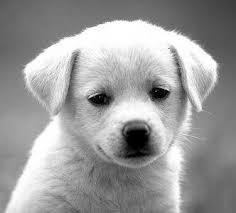
%> input picture tugas-2/task1/test_images/gray1.jpeg, 236 x 213 px
$ octave main_highpass.m   (GNU Octave 9; MATLAB toolbox functions it lacks are replaced by stand-ins)
%> lines starting %> are read from the running program, lines starting %| are printed output that depends on the picture; in (x1, y1, x2, y2) boxes, pixels count from 0 and x2, y2 are one past the last pixel; in counts of white or black regions, pixels touching at a corner belong together; the program's own positions count from 1
%> further down, imgGray1 is the input picture: size 213x236x3 uint8; min 0, max 255, mean 155.7
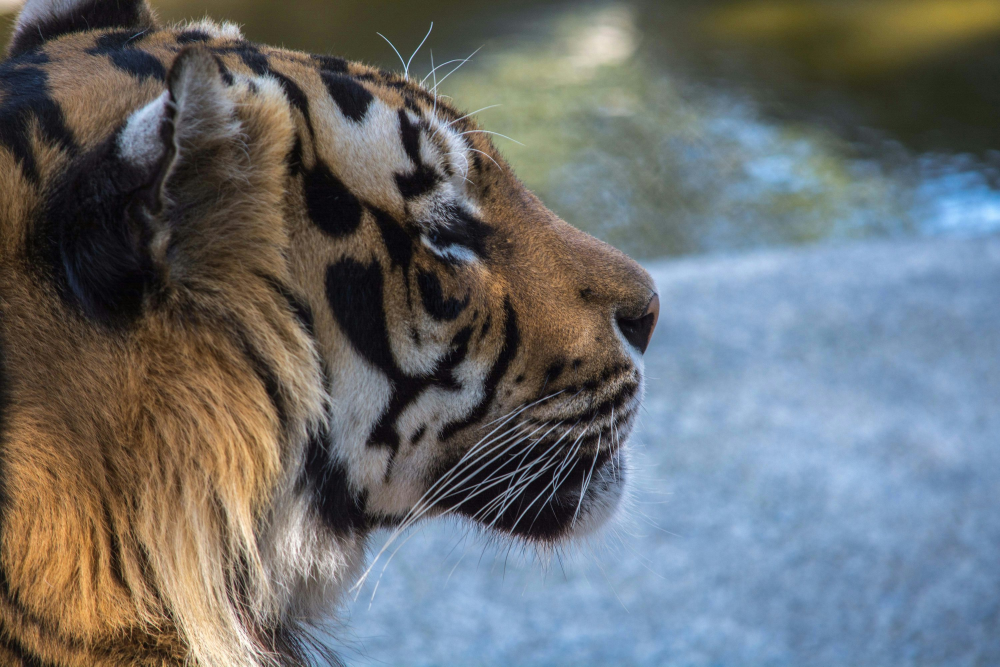
%> input picture tugas-2/task1/test_images/color1.jpeg, 3000 x 2000 px (shown at 1/3 size)
### tugas-2/task3/ihpf.m
function [output, H, spectrum] = ihpf(f, D0, usePadding)
%> called with D0 = 50, usePadding = true
% IHPF - Ideal High-Pass Filter dalam ranah frekuensi
%
% Syntax:
%   [output, H, spectrum] = ihpf(f, D0, usePadding)
%
% Input:
%   f          - Citra input (grayscale atau RGB)
%   D0         - Frekuensi cutoff
%   usePadding - true untuk padding 2x, false untuk tanpa padding (default: true)
%
% Output:
%   output     - Citra hasil filtering
%   H          - Filter yang digunakan
%   spectrum   - Struct berisi informasi spektrum
%
% Formula IHPF (Slide 49):
%   H(u,v) = 0 jika D(u,v) <= D0
%   H(u,v) = 1 jika D(u,v) > D0
%   dimana D(u,v) = sqrt((u - M/2)^2 + (v - N/2)^2)

    if nargin < 3
        usePadding = true;
    end

    f = im2double(f);
    [M, N, channels] = size(f);
%> M = 213; N = 236; channels = 3

    if usePadding
        P = 2*M;
%> P = 426
        Q = 2*N;
%> Q = 472
    else
        P = M;
        Q = N;
    end

    output = zeros(M, N, channels);
    for ch = 1:channels
        fc = f(:,:,ch);

        if usePadding
            fp = zeros(P, Q);
            fp(1:M, 1:N) = fc;
        else
            fp = fc;
        end

        F = fft2(fp);
        F_shifted = fftshift(F);

        u = 0:(P-1);
        v = 0:(Q-1);

        idx = find(u > P/2);
        u(idx) = u(idx) - P;
        idy = find(v > Q/2);
        v(idy) = v(idy) - Q;

        [V, U] = meshgrid(v, u);
        D = sqrt(U.^2 + V.^2);

        H = double(D > D0);
        H = fftshift(H);

        G = H .* F_shifted;

        G_unshifted = ifftshift(G);
        g = real(ifft2(G_unshifted));

        if usePadding
            g = g(1:M, 1:N);
        end

        output(:,:,ch) = g;

        if ch == 1
            spectrum.original = log(1 + abs(F_shifted));
            spectrum.filtered = log(1 + abs(G));
            spectrum.filter = H;
            spectrum.magnitude_original = abs(F_shifted);
            spectrum.magnitude_filtered = abs(G);
        end
    end
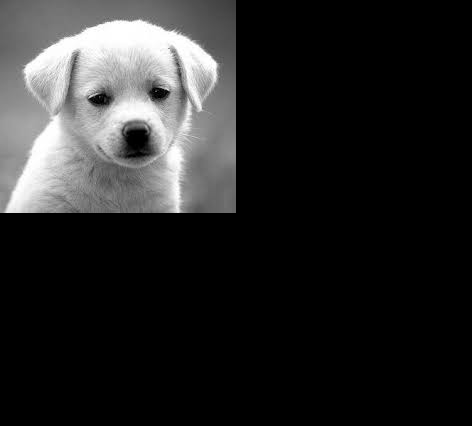
%> fp: size 426x472 double; min 0, max 1, mean 0.153
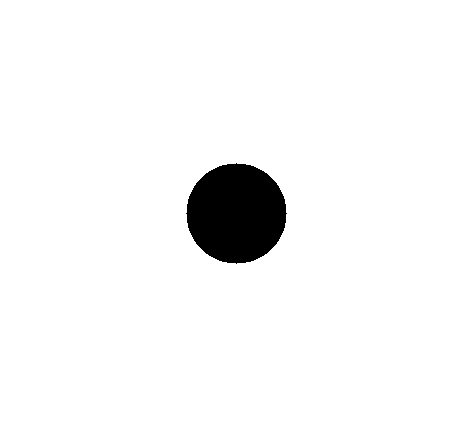
%> spectrum.filter: size 426x472 double; values 0 (black) and 1 (white), 96.1% white; 1 black region, box (x1, y1, x2, y2) and area: (186, 163, 287, 264) 7845
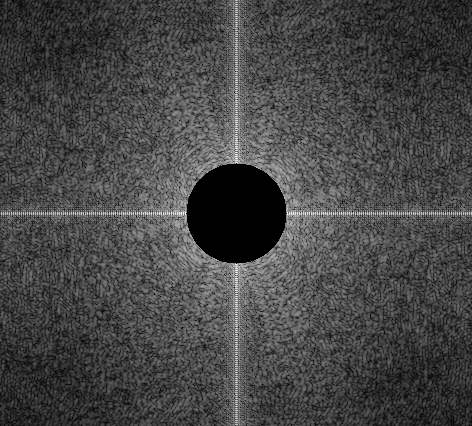
%> spectrum.filtered: size 426x472 double; min 0, max 5.84, mean 1.6; drawn with min black and max white
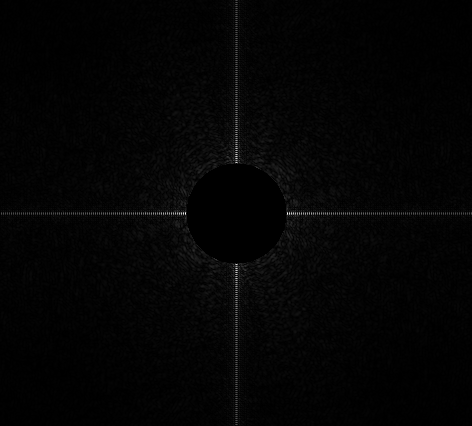
%> spectrum.magnitude_filtered: size 426x472 double; min 0, max 343, mean 6; drawn with min black and max white
%> after the loop, u = 426 values, max 213 at index 214, min -212 at index 215, mean 0.5; v = 472 values, max 236 at index 237, min -235 at index 238, mean 0.5

    output = mat2gray(output);
end

### tugas-2/task3/ghpf.m
function [output, H, spectrum] = ghpf(f, D0, usePadding)
%> called with D0 = 50, usePadding = true
% GHPF - Gaussian High-Pass Filter dalam ranah frekuensi
%
% Syntax:
%   [output, H, spectrum] = ghpf(f, D0, usePadding)
%
% Input:
%   f          - Citra input (grayscale atau RGB)
%   D0         - Frekuensi cutoff
%   usePadding - true untuk padding 2x, false untuk tanpa padding (default: true)
%
% Output:
%   output     - Citra hasil filtering
%   H          - Filter yang digunakan
%   spectrum   - Struct berisi informasi spektrum
%
% Formula GHPF (Slide 51):
%   H(u,v) = 1 - exp(-D^2(u,v) / (2*D0^2))
%   dimana D(u,v) = sqrt((u - M/2)^2 + (v - N/2)^2)
%
% GHPF tidak menimbulkan ringing effect
% karena tidak ada transisi tajam seperti IHPF

    if nargin < 3
        usePadding = true;
    end

    f = im2double(f);
    [M, N, channels] = size(f);

    if usePadding
        P = 2*M;
        Q = 2*N;
    else
        P = M;
        Q = N;
    end

    output = zeros(M, N, channels);

    for ch = 1:channels
        fc = f(:,:,ch);

        if usePadding
            fp = zeros(P, Q);
            fp(1:M, 1:N) = fc;
        else
            fp = fc;
        end

        F = fft2(fp);
        F_shifted = fftshift(F);

        u = 0:(P-1);
        v = 0:(Q-1);

        idx = find(u > P/2);
        u(idx) = u(idx) - P;
        idy = find(v > Q/2);
        v(idy) = v(idy) - Q;

        [V, U] = meshgrid(v, u);
        D = sqrt(U.^2 + V.^2);

        H_lp = exp(-(D.^2)./(2*(D0^2)));
        H = 1 - H_lp;
        H = fftshift(H);
        G = H .* F_shifted;

        G_unshifted = ifftshift(G);
        g = real(ifft2(G_unshifted));

        if usePadding
            g = g(1:M, 1:N);
        end

        output(:,:,ch) = g;

        if ch == 1
            spectrum.original = log(1 + abs(F_shifted));
            spectrum.filtered = log(1 + abs(G));
            spectrum.filter = H;
            spectrum.magnitude_original = abs(F_shifted);
            spectrum.magnitude_filtered = abs(G);
        end
    end

    output = mat2gray(output);
end

### tugas-2/task3/bhpf.m
function [output, H, spectrum] = bhpf(f, D0, n, usePadding)
%> called with D0 = 50, n = 2, usePadding = true
% BHPF - Butterworth High-Pass Filter dalam ranah frekuensi
%
% Syntax:
%   [output, H, spectrum] = bhpf(f, D0, n, usePadding)
%
% Input:
%   f          - Citra input (grayscale atau RGB)
%   D0         - Frekuensi cutoff
%   n          - Filter order (default: 2)
%   usePadding - true untuk padding 2x, false untuk tanpa padding (default: true)
%
% Output:
%   output     - Citra hasil filtering
%   H          - Filter yang digunakan
%   spectrum   - Struct berisi informasi spektrum
%
% Formula BHPF (Slide 51):
%   H(u,v) = 1 / (1 + [D0/D(u,v)]^(2n))
%   dimana D(u,v) = sqrt((u - M/2)^2 + (v - N/2)^2)
%
% Parameter n mengontrol ketajaman transisi:
%   - n kecil (1): transisi landai
%   - n besar (4,8): transisi tajam, mendekati IHPF

    if nargin < 3
        n = 2;
    end
    if nargin < 4
        usePadding = true;
    end

    f = im2double(f);
    [M, N, channels] = size(f);

    if usePadding
        P = 2*M;
        Q = 2*N;
    else
        P = M;
        Q = N;
    end

    output = zeros(M, N, channels);

    for ch = 1:channels
        fc = f(:,:,ch);

        if usePadding
            fp = zeros(P, Q);
            fp(1:M, 1:N) = fc;
        else
            fp = fc;
        end

        F = fft2(fp);
        F_shifted = fftshift(F);

        u = 0:(P-1);
        v = 0:(Q-1);

        idx = find(u > P/2);
        u(idx) = u(idx) - P;
        idy = find(v > Q/2);
        v(idy) = v(idy) - Q;

        [V, U] = meshgrid(v, u);
        D = sqrt(U.^2 + V.^2);

        D(D == 0) = eps;
        H = 1 ./ (1 + (D0 ./D).^(2*n));
        H = fftshift(H);

        G = H .* F_shifted;

        G_unshifted = ifftshift(G);
        g = real(ifft2(G_unshifted));

        if usePadding
            g = g(1:M, 1:N);
        end

        output(:,:,ch) = g;

        if ch == 1
            spectrum.original = log(1 + abs(F_shifted));
            spectrum.filtered = log(1 + abs(G));
            spectrum.filter = H;
            spectrum.magnitude_original = abs(F_shifted);
            spectrum.magnitude_filtered = abs(G);
        end
    end
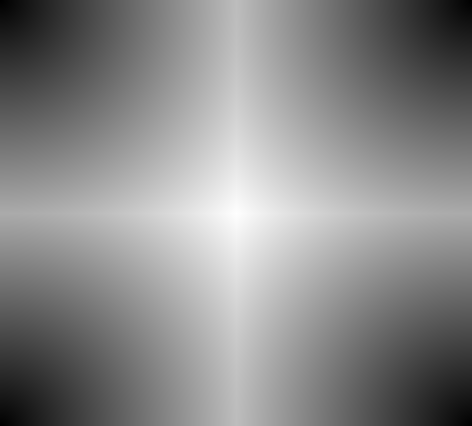
%> D: size 426x472 double; min 2.22e-16, max 317.9, mean 171.9; drawn with min black and max white

    output = mat2gray(output);
end

### tugas-2/task3/main_highpass.m
%% MAIN_HIGHPASS - High-Pass Filtering dalam Ranah Frekuensi
%
% Fitur:
%   - IHPF (Ideal High-Pass Filter)
%   - GHPF (Gaussian High-Pass Filter)
%   - BHPF (Butterworth High-Pass Filter)
%   - Support citra grayscale dan RGB
%   - Demonstrasi ringing effect (Slide 24-25)
%   - Visualisasi 3D mesh (Slide 21, 33, 39)
clear; clc; close all;

fprintf('================================================================\n');
fprintf('    HIGH-PASS FILTERING DALAM RANAH FREKUENSI\n');
fprintf('    IHPF, GHPF, dan BHPF\n');
fprintf('================================================================\n\n');

%% 1. SETUP
fprintf('1. SETUP\n');
addpath(genpath('.'));

%% 2. LOAD TEST IMAGES
fprintf('2. LOAD TEST IMAGES\n');

% Grayscale images
try
    imgGray1 = imread('cameraman.tif');
    fprintf('   Grayscale 1: cameraman.tif\n');
catch
    try
        imgGray1 = imread('../task1/test_images/gray1.jpeg');
        fprintf('   Grayscale 1: gray1.jpeg\n');
    catch
        imgGray1 = uint8(rand(256,256)*255);
        fprintf('   Grayscale 1: random image\n');
    end
end

try
    imgGray2 = imread('pout.tif');
    fprintf('   Grayscale 2: pout.tif\n');
catch
    imgGray2 = uint8(rand(256,256)*255);
    fprintf('   Grayscale 2: random image\n');
end

% Color images
try
    imgColor1 = imread('peppers.png');
    fprintf('   Color 1: peppers.png\n');
catch
    try
        imgColor1 = imread('../task1/test_images/color1.jpeg');
        fprintf('   Color 1: color1.jpeg\n');
    catch
        imgColor1 = uint8(rand(256,256,3)*255);
        fprintf('   Color 1: random image\n');
    end
end

try
    imgColor2 = imread('autumn.tif');
    fprintf('   Color 2: autumn.tif\n');
catch
    imgColor2 = uint8(rand(256,256,3)*255);
    fprintf('   Color 2: random image\n');
end

fprintf('\n');

%% 3. PARAMETER FILTERING
fprintf('3. PARAMETER FILTERING\n');

D0 = 50;
n_butterworth = 2;
usePadding = true;

fprintf('   Cutoff frequency (D0): %d\n', D0);
fprintf('   Butterworth order (n): %d\n', n_butterworth);
fprintf('   Padding: %s\n\n', iif(usePadding, '2x (P=2M, Q=2N)', 'No padding'));

%% 4. TEST 1 - BASIC HPF PADA GRAYSCALE
fprintf('4. TEST 1: BASIC HIGH-PASS FILTERING - GRAYSCALE\n');
fprintf('   Formula:\n');
fprintf('   - IHPF: H(u,v) = 0 jika D<=D0, 1 jika D>D0 (Slide 49)\n');
fprintf('   - GHPF: H(u,v) = 1 - exp(-D^2/(2*D0^2)) (Slide 51)\n');
fprintf('   - BHPF: H(u,v) = 1/(1 + [D0/D]^(2n)) (Slide 51)\n\n');

fprintf('   Applying IHPF... ');
tic; [ihpf_gray1, H_ihpf, spectrum_ihpf] = ihpf(imgGray1, D0, usePadding); time_ihpf = toc;
fprintf('Done (%.4fs)\n', time_ihpf);

fprintf('   Applying GHPF... ');
tic; [ghpf_gray1, H_ghpf, spectrum_ghpf] = ghpf(imgGray1, D0, usePadding); time_ghpf = toc;
fprintf('Done (%.4fs)\n', time_ghpf);

fprintf('   Applying BHPF... ');
tic; [bhpf_gray1, H_bhpf, spectrum_bhpf] = bhpf(imgGray1, D0, n_butterworth, usePadding); time_bhpf = toc;
fprintf('Done (%.4fs)\n\n', time_bhpf);

figure('Name', 'Test 1: HPF Grayscale - Basic Results', 'Position', [50 50 1400 900]);

subplot(3, 4, 1);
imshow(imgGray1);
title('Original Grayscale');

subplot(3, 4, 2);
imshow(ihpf_gray1);
title(sprintf('IHPF D0=%d', D0));

subplot(3, 4, 3);
imshow(ghpf_gray1);
title(sprintf('GHPF D0=%d', D0));

subplot(3, 4, 4);
imshow(bhpf_gray1);
title(sprintf('BHPF D0=%d n=%d', D0, n_butterworth));

subplot(3, 4, 5);
text(0.5, 0.5, 'Filter H(u,v)', 'HorizontalAlignment', 'center', 'FontSize', 11, 'FontWeight', 'bold');
axis off;

subplot(3, 4, 6);
imshow(H_ihpf);
title('IHPF Filter');
colorbar;

subplot(3, 4, 7);
imshow(H_ghpf);
title('GHPF Filter');
colorbar;

subplot(3, 4, 8);
imshow(H_bhpf);
title('BHPF Filter');
colorbar;

subplot(3, 4, 9);
imshow(log(1 + abs(fftshift(fft2(double(imgGray1))))), []);
title('Original Spectrum');
colormap(gca, 'jet');

subplot(3, 4, 10);
imshow(spectrum_ihpf.filtered, []);
title('IHPF Spectrum');
colormap(gca, 'jet');

subplot(3, 4, 11);
imshow(spectrum_ghpf.filtered, []);
title('GHPF Spectrum');
colormap(gca, 'jet');

subplot(3, 4, 12);
imshow(spectrum_bhpf.filtered, []);
title('BHPF Spectrum');
colormap(gca, 'jet');

sgtitle('Test 1: High-Pass Filtering - Grayscale', 'FontSize', 14, 'FontWeight', 'bold');

%% 5. TEST 2 - 3D FILTER VISUALIZATION
fprintf('5. TEST 2: 3D FILTER VISUALIZATION \n');
fprintf('   Mesh plot untuk melihat karakteristik filter\n\n');

figure('Name', 'Test 2: 3D Filter Visualization (mesh)', 'Position', [100 100 1400 400]);

subplot(1, 3, 1);
mesh(H_ihpf);
title('IHPF - 3D View');
xlabel('u'); ylabel('v'); zlabel('H(u,v)');
colormap(gca, 'jet');
view(45, 30);

subplot(1, 3, 2);
mesh(H_ghpf);
title('GHPF - 3D View');
xlabel('u'); ylabel('v'); zlabel('H(u,v)');
colormap(gca, 'jet');
view(45, 30);

subplot(1, 3, 3);
mesh(H_bhpf);
title(sprintf('BHPF (n=%d) - 3D View', n_butterworth));
xlabel('u'); ylabel('v'); zlabel('H(u,v)');
colormap(gca, 'jet');
view(45, 30);

sgtitle('3D Filter Visualization (Slide 21, 33, 39)', 'FontSize', 12, 'FontWeight', 'bold');

%% 6. TEST 3 - FILTER CROSS-SECTION (1D Profile)
fprintf('6. TEST 3: FILTER CROSS-SECTION (1D Profile)\n');
fprintf('   Menunjukkan karakteristik transisi filter\n\n');

figure('Name', 'Test 3: Filter Cross-Section', 'Position', [100 100 1400 400]);

centerRow = round(size(H_ihpf, 1) / 2);
%> centerRow = 213

subplot(1, 4, 1);
plot(H_ihpf(centerRow, :), 'b-', 'LineWidth', 2);
title('IHPF Profile');
xlabel('Frequency'); ylabel('H(u,v)');
grid on; ylim([0 1.1]);

subplot(1, 4, 2);
plot(H_ghpf(centerRow, :), 'r-', 'LineWidth', 2);
title('GHPF Profile');
xlabel('Frequency'); ylabel('H(u,v)');
grid on; ylim([0 1.1]);

subplot(1, 4, 3);
plot(H_bhpf(centerRow, :), 'g-', 'LineWidth', 2);
title(sprintf('BHPF (n=%d) Profile', n_butterworth));
xlabel('Frequency'); ylabel('H(u,v)');
grid on; ylim([0 1.1]);

subplot(1, 4, 4);
plot(H_ihpf(centerRow, :), 'b-', 'LineWidth', 2.5); hold on;
plot(H_ghpf(centerRow, :), 'r-', 'LineWidth', 2.5);
plot(H_bhpf(centerRow, :), 'g-', 'LineWidth', 2.5);
legend('IHPF (Tajam)', 'GHPF (Smooth)', sprintf('BHPF (n=%d)', n_butterworth), 'Location', 'best');
title('Combined Comparison');
xlabel('Frequency'); ylabel('H(u,v)');
grid on; ylim([0 1.1]);

sgtitle('Filter Cross-Section - Karakteristik Transisi', 'FontSize', 12);

%% 7. TEST 4 - RINGING EFFECT DEMONSTRATION
fprintf('7. TEST 4: RINGING EFFECT DEMONSTRATION\n');
fprintf('   IHPF menimbulkan ringing, GHPF tidak\n\n');

D0_ring = 30;
[ihpf_ring, ~, ~] = ihpf(imgGray1, D0_ring, usePadding);
%> after the loop in ihpf (call 2), `for ch = 1:channels`: spectrum.filter: size 426x472 double; values 0 (black) and 1 (white), 98.6% white; 1 black region, box (x1, y1, x2, y2) and area: (206, 183, 267, 244) 2821
[ghpf_ring, ~, ~] = ghpf(imgGray1, D0_ring, usePadding);
diff_ring = abs(double(ihpf_ring) - double(ghpf_ring));

figure('Name', 'Test 4: Ringing Effect (Slide 24-25)', 'Position', [50 50 1400 500]);

subplot(1, 4, 1);
imshow(imgGray1);
title('Original');

subplot(1, 4, 2);
imshow(ihpf_ring);
title(sprintf('IHPF D0=%d\nADA RINGING', D0_ring), 'Color', 'red');

subplot(1, 4, 3);
imshow(ghpf_ring);
title(sprintf('GHPF D0=%d\nTIDAK ADA RINGING', D0_ring), 'Color', 'green');

subplot(1, 4, 4);
imshow(diff_ring, []);
title('Difference (Ringing Artifact)');
colorbar; colormap(gca, 'hot');

sgtitle('Ringing Effect: IHPF (Diskontinuitas) vs GHPF (Smooth)', 'FontSize', 14);

fprintf('   Kesimpulan: IHPF menimbulkan ringing karena transisi tajam\n');
fprintf('               GHPF tidak ada ringing karena transisi smooth\n\n');

%% 8. TEST 5 - EFFECT OF CUTOFF FREQUENCY (D0)
fprintf('8. TEST 5: EFFECT OF CUTOFF FREQUENCY (D0)\n');
fprintf('   Testing berbagai nilai D0 pada GHPF\n\n');

D0_values = [10, 30, 50, 80, 120];

figure('Name', 'Test 5: Effect of D0 on GHPF', 'Position', [50 50 1400 800]);

for i = 1:length(D0_values)
    D0_test = D0_values(i);
    [result_test, ~, ~] = ghpf(imgGray1, D0_test, usePadding);

    subplot(2, 3, i);
    imshow(result_test);
    title(sprintf('GHPF D0=%d', D0_test));

    fprintf('   D0=%d: Mean intensity = %.2f\n', D0_test, mean(result_test(:)));
end
%> this loop made 5 passes
%|    D0=10: Mean intensity = 0.51
%|    D0=30: Mean intensity = 0.44
%|    D0=50: Mean intensity = 0.44
%|    D0=80: Mean intensity = 0.47
%|    D0=120: Mean intensity = 0.48
%> pass 1, `[result_test, ~, ~] = ghpf(imgGray1, D0_test, usePadding);`:
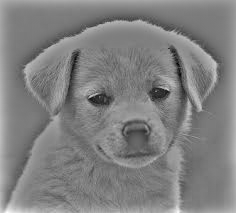
%> result_test: size 213x236x3 double; min 0, max 1, mean 0.506

subplot(2, 3, 6);
imshow(imgGray1);
title('Original');

sgtitle('Effect of Cutoff Frequency (D0) on GHPF', 'FontSize', 14);
fprintf('\n');

%% 9. TEST 6 - EFFECT OF BUTTERWORTH ORDER
fprintf('9. TEST 6: EFFECT OF BUTTERWORTH ORDER (n)\n');
fprintf('   Testing berbagai orde Butterworth\n\n');

n_values = [1, 2, 4, 8];

figure('Name', 'Test 6: Effect of Butterworth Order', 'Position', [50 50 1400 800]);

for i = 1:length(n_values)
    n_test = n_values(i);
    [result_test, H_test, ~] = bhpf(imgGray1, D0, n_test, usePadding);

    subplot(2, 4, i);
    imshow(result_test);
    title(sprintf('BHPF n=%d', n_test));

    subplot(2, 4, i+4);
    plot(H_test(centerRow, :), 'LineWidth', 2);
    title(sprintf('Profile n=%d', n_test));
    xlabel('Frequency'); ylabel('H(u,v)');
    grid on; ylim([0 1.1]);

    fprintf('   n=%d: Transisi %s\n', n_test, iif(n_test < 3, 'smooth', 'tajam'));
end

sgtitle(sprintf('Effect of Butterworth Order (D0=%d)', D0), 'FontSize', 14);
fprintf('\n');

%% 10. TEST 7 - COLOR IMAGE HPF
fprintf('10. TEST 7: HIGH-PASS FILTERING - COLOR IMAGE\n');
fprintf('    Filtering dilakukan per-channel (R, G, B)\n\n');

fprintf('    Applying IHPF on color... ');
tic; [ihpf_color, ~, ~] = ihpf(imgColor1, D0, usePadding); t1 = toc;
%> the run ends on the next line
% [167 lines not run here, left out]
function result = iif(condition, trueVal, falseVal)
    if condition
        result = trueVal;
    else
        result = falseVal;
    end
end
